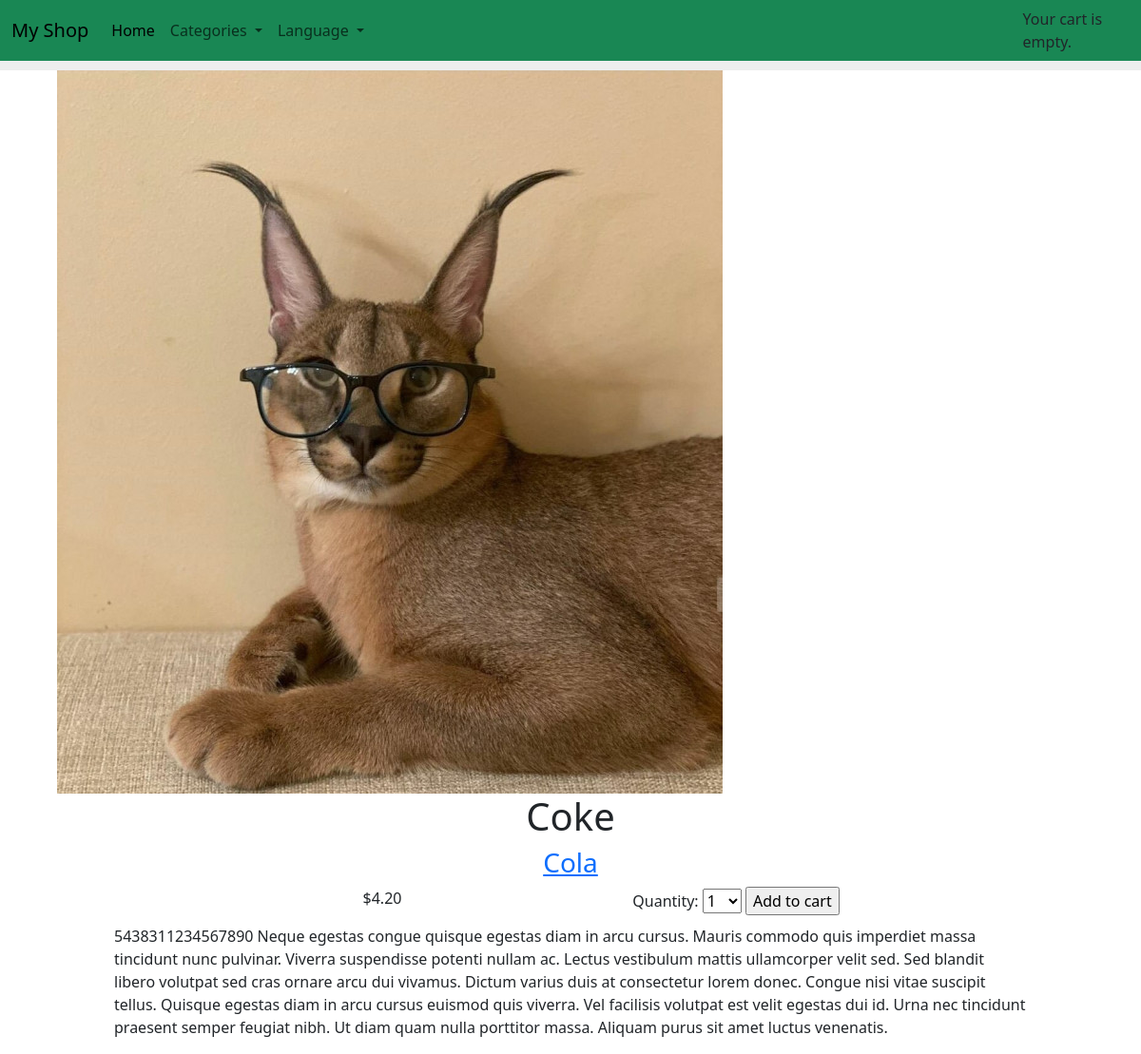
/en/2/coke/, run on the app's committed database.
### shop/models.py (models this page shows, shortened)
class Product(models.Model):
    category = models.ForeignKey(Category, on_delete=models.CASCADE, related_name='products')
    name = models.CharField(max_length=200)
    slug = models.SlugField(max_length=200)
    image = models.ImageField(upload_to='products/%Y/%m/%d', blank=True)
    description = models.TextField(blank=True)
    price = models.DecimalField(max_digits=10, decimal_places=2)
    available = models.BooleanField(default=True)
    created = models.DateTimeField(auto_now_add=True)
    updated = models.DateTimeField(auto_now=True)
    class Meta:
        indexes = [
            models.Index(fields=['id','slug']),
            models.Index(fields=['name']),
            models.Index(fields=['-created'])
        ]
        ordering = ['name']

class Category(models.Model):
    name = models.CharField(max_length = 200)
    slug = models.SlugField(max_length = 200)
    class Meta:
        indexes = [
            models.Index(fields=['name']),
        ]
        ordering = ['name']
        verbose_name = 'category'
        verbose_name_plural = 'categories'
    def get_absolute_url(self):
        return reverse('shop:product_list_by_category', args=[self.slug])
    def __str__(self):
        return self.name

### shop/views.py (the view)
# urls.py: path('<int:id>/<slug:slug>/', views.product_detail, name='product_detail'),
def  product_detail(request, id, slug):
    product = get_object_or_404(Product, slug=slug, id = id, available=True)
    cart_add_product_form = CartAddProductForm()
    return render(request, 'shop/products/detail.html',{
        'product':product,
        'cart_product_form':cart_add_product_form,
    })

### cart/forms.py
class CartAddProductForm(forms.Form):
    quantity = forms.TypedChoiceField(
        choices = PRODUCT_QUANTITY_CHOICES,
        coerce=int,
        label=_("Quantity"),
    )
    override = forms.BooleanField(
        required = False,
        initial = False,
        widget = forms.HiddenInput
    )

### cart/cart.py (called while the page is built)
    def __len__(self):
        return sum(item['quantity']  for item in self.cart.values())

### cart/context_processors.py (called while the page is built)
def cart(request):
    return {'cart':Cart(request)}

### shop/templates/shop/products/detail.html (shortened to what this page needs)
{% extends "shop/base.html" %}
{% load i18n %}
{% load static %}
{% block content %}
<div class="container">
    <div class="row">
        <div class="col-8 d-flex justify-content-center ">
            <img src="{% if product.image %}{{ product.image.url }}{% else %}{% static 'img/no_image.png' %}{% endif %}">
        </div>
    </div>
    <div class="row">
        <div class="col text-center">
            <h1>{{ product.name }}</h1>
            <h3>
                <a href="{{ product.category.get_absolute_url }}" class="link">{{ product.category }}</a>
            </h3>
        </div>
        <div class="row">
            <div class="col-2"></div>
            <div class="col-4 d-flex justify-content-center">
                <p class="price">${{ product.price }}</p>
            </div>
            <div class="col-4 d-flex justify-content-center">
                <form action="{% url "cart:cart_add" product.id %}" method="post">
                    {{ cart_product_form }}
                    <input type="submit" value="{% trans 'Add to cart' %}">
                    </form>
            </div>
        </div>
    </div>
</div>
<div class="product-detail">
{{ product.description|linebreaks }}
</div>
{% endblock %}

### static/css/base.css (style rules this page uses)
body { font-family: Arial, sans-serif; margin: 0; padding: 0; }
a { text-decoration: none; color: #007bff; }
h1, h2, h3 { margin: 10px 0; font-weight: bold; }
p { margin: 5px 0; }
h1 { margin-bottom: 20px; text-align: center; }
.product-detail { display: flex; margin: 0 auto; width: 80%; }

### data on the page
Product: image (picture), name "Coke", category "Cola", price "4.20", description "5438311234567890 Neque egestas congue quisque egestas diam in arcu cursus. Mauris commodo quis imperdiet massa tincidunt nunc pulvinar. Viverra suspendisse potenti nullam ac. Lectus vestibulum mattis ullamcorper velit sed. Sed blandit libero volutpat sed cras ornare arcu dui vivamus. Dictum varius duis at consectetur lorem donec. Congue nisi vitae suscipit tellus. Quisque egestas diam in arcu cursus euismod quis viverra. Vel facilisis volutpat est velit egestas dui id. Urna nec tincidunt praesent semper feugiat nibh. Ut diam quam nulla porttitor massa. Aliquam purus sit amet luctus venenatis."
